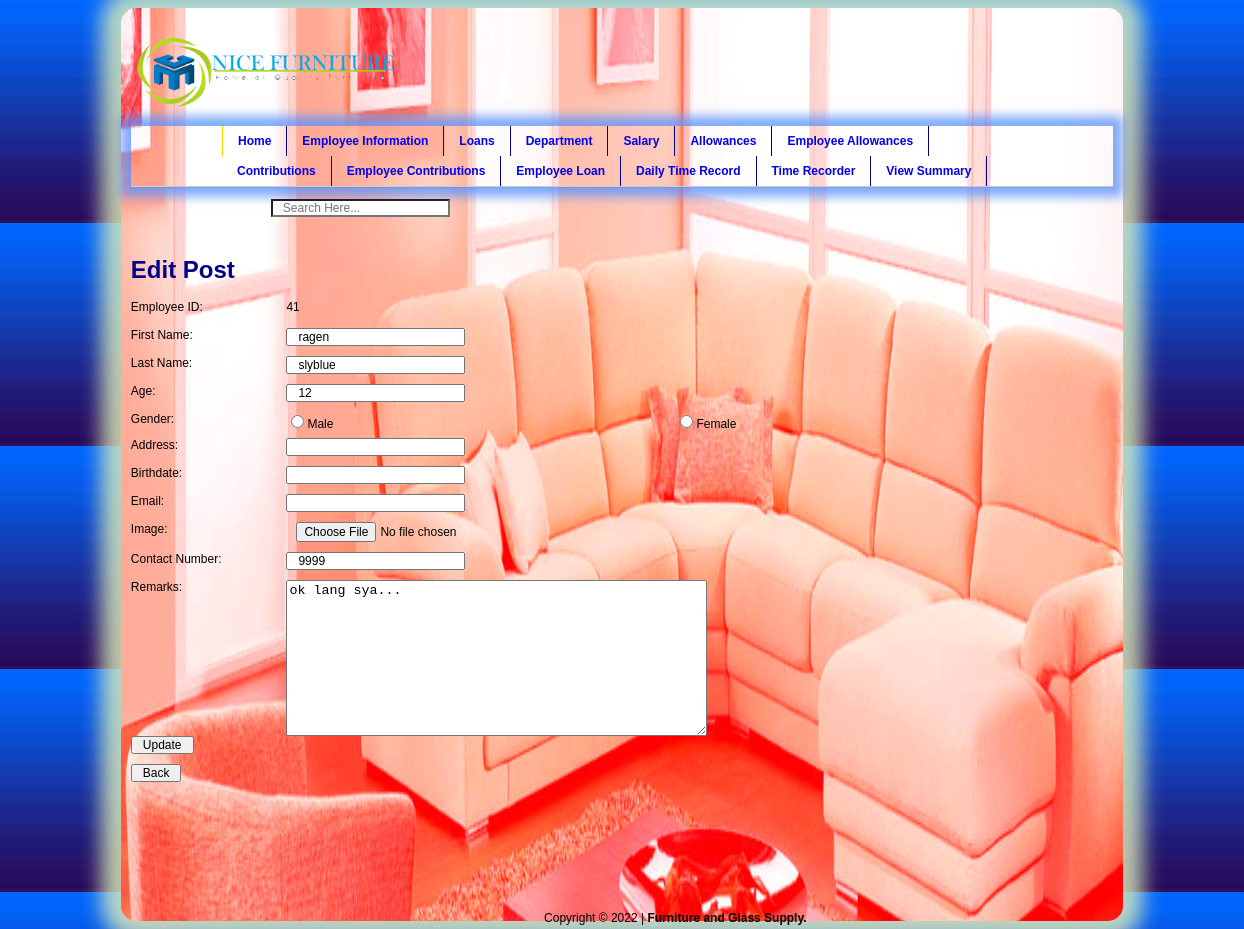
/php_files/edit_employee_info.php?id=41, run on the app's committed database.
### tables this page shows
CREATE TABLE IF NOT EXISTS `employee_info` (
  `employee_id` int(11) NOT NULL,
  `employee_id_num` int(10) NOT NULL,
  `first_name` varchar(50) NOT NULL,
  `last_name` varchar(50) NOT NULL,
  `age` int(5) NOT NULL,
  `gender` varchar(5) NOT NULL,
  `address` varchar(50) NOT NULL,
  `birthdate` varchar(50) NOT NULL,
  `email` varchar(50) NOT NULL,
  `image` varchar(100) NOT NULL,
  `contact_num` int(50) NOT NULL,
  `remarks` varchar(100) NOT NULL,
  `position` varchar(50) NOT NULL
);

### php_files/edit_employee_info.php (the view, shortened to what this page needs)
<link rel="stylesheet" type="text/css" href="../css/style.css" />
<?php
include('../config.php');
include('./header.php'); ?>
<?php
if(isset($_GET['id'])){
    $id=$_GET['id'];
    $qry=mysqli_query($CON, "Select * from employee_info where employee_id='$id'");
    while($row=mysqli_fetch_array($qry)){
        $employee_id=$row['employee_id'];
        $first_name=$row['first_name'];
        $last_name=$row['last_name'];
        $age=$row['age'];
        $gender=$row['gender'];
        $address=$row['address'];
        $birthdate=$row['birthdate'];
        $email=$row['email'];
        $image=$row['image'];
        $contact_num=$row['contact_num'];
        $remarks=$row['remarks'];
?>
<div class="divTable">
<div class="divRow">
<div class="divColumn50"><h1>Edit Post</h1></div>
</div>
<form action="" method="post" enctype="multipart/form-data" name="insertform">
<div class="divRow">
<div class="divColumn">Employee ID:</div>
<div class="divColumn50"><label><?php echo $employee_id; ?></label></div>
</div>
<br /><br />
<div class="divRow">
<div class="divColumn">First Name:</div>
<div class="divColumn50"><input type="text" name="txtFirstName" value="<?php echo $first_name; ?>" /></div>
</div>
<div class="divRow">
<div class="divColumn">Last Name:</div>
<div class="divColumn50"><input type="text" name="txtLastName" value="<?php echo $last_name; ?>" /></div>
</div>
<div class="divRow">
<div class="divColumn">Age:</div>
<div class="divColumn50"><input type="text" name="txtAge" value="<?php echo $age; ?>" /></div>
</div>
<div class="divRow">
<div class="divColumn">Gender:</div>
<div class="divColumn50"><input type="radio" name="radbtnSex" value="<?php echo $gender; ?>" />Male</div>
<div class="divColumn"><input type="radio" name="radbtnSex" value="<?php echo $gender; ?>" />Female</div>
</div>
<div class="divRow">
<div class="divColumn">Address:</div>
<div class="divColumn50"><input type="text" name="txtAddress" value="<?php echo $address; ?>" /></div>
</div>
<div class="divRow">
<div class="divColumn">Birthdate:</div>
<div class="divColumn50"><input type="text" name="txtBirthdate" value="<?php echo $birthdate; ?>" /></div>
</div>
<div class="divRow">
<div class="divColumn">Email:</div>
<div class="divColumn50"><input type="text" name="txtEmail" value="<?php echo $email; ?>" /></div>
</div>
<div class="divRow">
<div class="divColumn">Image:</div>
<div class="divColumn50"><input type="file" name="fileImage" value="<?php echo $image; ?>" /></div>
</div>
<div class="divRow">
<div class="divColumn">Contact Number:</div>
<div class="divColumn50"><input type="text" name="txtContactNumber" value="<?php echo $contact_num; ?>" /></div>
</div>
<div class="divRow">
<div class="divColumn">Remarks:</div>
<div class="divColumn50"><textarea name="txtRemarks" rows="10" cols="50"><?php echo $remarks; ?></textarea></div>
</div>
<div class="divRow">
<div class="divColumn"><input type="submit" name="update" value="Update" /></div>
</div>
<div class="divRow">
<div class="divColumn"><input type="submit" name="back" value="Back" /></div>
</div>
</form>
</div>
<?php } } ?>
<?php include('footer.php'); ?>

### css/style.css (style rules this page uses)
body { font-family: arial; font-size: 12px; font-weight: normal; background-image: url('background-image/image.png'); }
h1,h2 { color: darkblue; font-family: arial; }
.divTable { width: inherit; display: block; }
.divRow { width: 99%; display: block; clear: both; }
.divColumn { float: left; display: block; width: 20%; }
.divColumn50 { float: left; display: block; width: 50%; }
input { margin-bottom: 10px; font-size: 12px; padding: 0 10px; vertical-align: baseline; }

### data on the page
employee_info: employee_id "41", txtFirstName "ragen", txtLastName "slyblue", txtAge "12", txtContactNumber "9999", txtRemarks "ok lang sya..."
